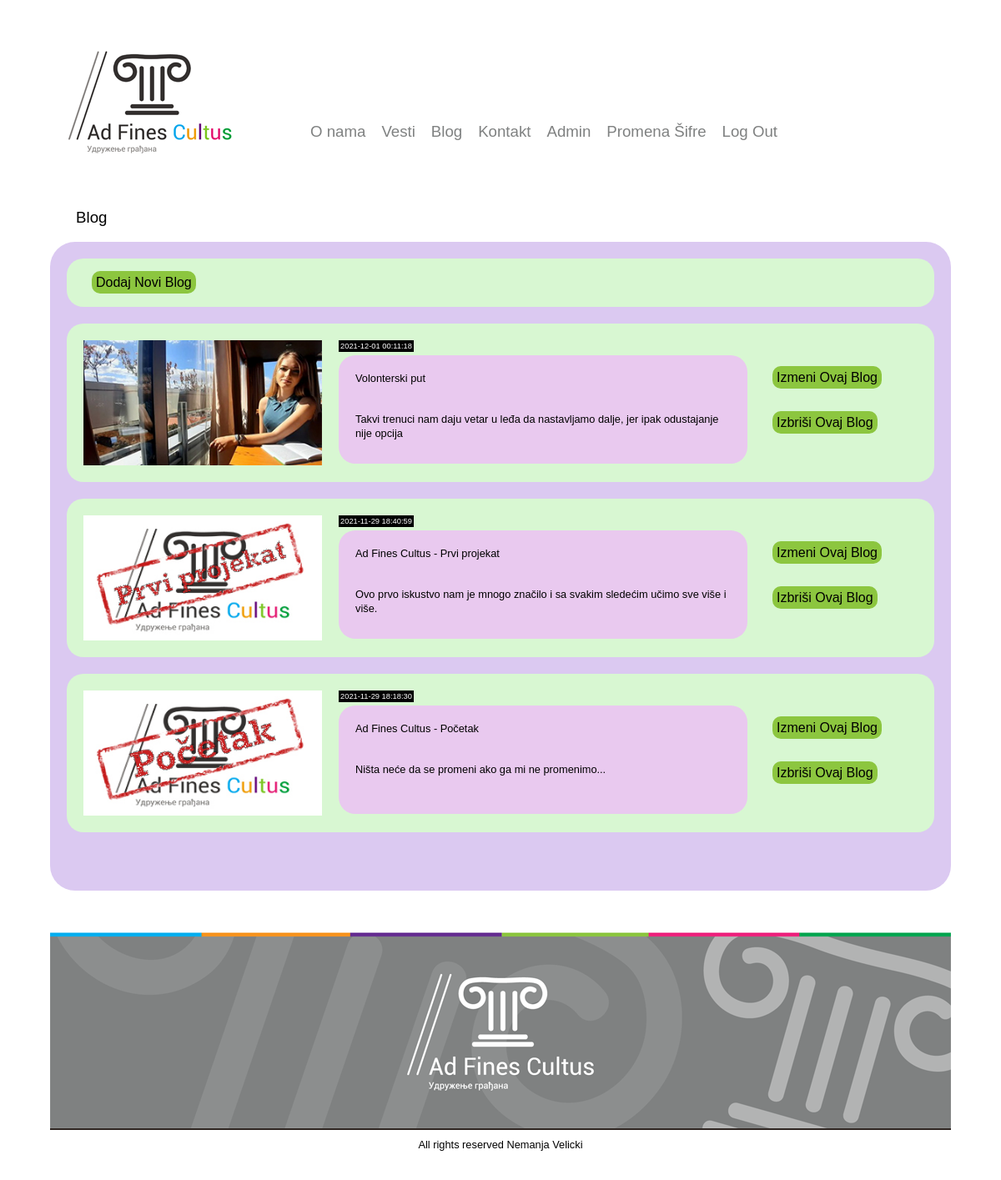
The app's page /administracija/blog.php (signed in) with its own data.
### tables this page shows
CREATE TABLE `blog` (
  `id` int(8) NOT NULL,
  `naslov` varchar(100) NOT NULL,
  `kratakt` varchar(150) NOT NULL,
  `tekst` text NOT NULL,
  `imeslike` varchar(70) NOT NULL,
  `autor` varchar(50) NOT NULL,
  `datum` timestamp NOT NULL DEFAULT current_timestamp()
);

### administracija/blog.php (the view, shortened to what this page needs)
<?php
    include '../conectdb.php';
?>
<!DOCTYPE html>
<html>
    <head>
        <link rel="stylesheet" type="text/css" href="../Styles/Stylesheet.css?<?php echo time(); ?>" />
    </head>
    <body>
        <div id="sajt">
            <div id="baner">
                <div id="logo">
                    <?php
                        include 'banner.php';
                    ?>
                </div>
                    <div id="sidebar">
                        <?php
                            include 'sidebar.php';
                        ?>
                    </div>
            </div>
            <div id="vesti">
                <div class="novosti">
                    &nbsp &nbsp &nbsp Blog
                </div>
                <div id="sblog">
                    <div class="adonama">
                        <form action="kontakt.php" name="myform" id="myform" method="POST" enctype="multipart/form-data">
                            <div class="divimgonama">
                                <div class="dugme">
                                    <a href="blogNova.php">Dodaj Novi Blog</a>
                                </div>
                            </div>
                            <?php
                        include '../conectdb.php';
                        $res1 = mysqli_query($con, "SELECT * FROM blog ORDER BY id DESC");
                        $cou1=  mysqli_num_rows($res1);
                        $a=$cou1/6;
                        $a=ceil($a);
                        if (isset ($_GET["page"]))
                        {
                            $page=$_GET["page"];
                            if ($page>$a)
                            {
                                $page=$a;
                            }
                            $page1=($page*6)-6;
                        }
                         else
                             {
                                $page1=0;
                             }
                        $set = mysqli_query($con, "SELECT * FROM blog ORDER BY id DESC limit $page1,6");
                        while( $row = mysqli_fetch_array($set))
                        {
                                echo""
                                    ."<div class='divimgonama'>"
                                        .""
                                        ."<div><img  src='../Images/blog/$row[imeslike]?id=$row[id]'  class='novostislikaadmin'  />"
                                        ."</div><div class='novostidatumadmin'>$row[datum]</div><br>"
                                        ."<div class='novostitekstadmin'>"
                                        ."<p>$row[naslov]<br><br><br>$row[kratakt]</p>"
                                        ."</div>"
                                        . "<br><div class='dugme'>"
                                            ."<a href='blogDorada.php?more=$row[id]'>Izmeni Ovaj Blog</a>"
                                        ."</div><br><br>"
                                        . "<div class='dugme'>"
                                            ."<a href='blog.php?delete=$row[id]'>Izbriši Ovaj Blog</a>"
                                        ."</div>"
                                    ."</div>";
                        }
                        ?>
                        </form>
                    </div>
                    <div class="novosti">
                    </div>
                </div>
            </div>
             <div class="novosti">
            </div>
            <?php
                include '../sivifuter.php';
            ?>
            <footer>
                <?php
                    include '../footer.php';
                ?>
            </footer>
        </div>
    </body>
</html>

### administracija/sidebar.php (shortened to what this page needs)
<p>
<ul id="navigacionimeni">
    <?php
    $user=$_SESSION['username'];
    include '../conectdb.php';
    $res1 = mysqli_query($con, "SELECT * FROM login WHERE username='$user'");
                                        while( $row1 = mysqli_fetch_array($res1))
                                        {
                                            if ( $row1[3]==1)
                                            {
                                                echo '<li class="dugme2"><a href="onama.php">O nama</a></li>';
                                            }
                                            if ( $row1[4]==1)
                                            {
                                                echo '<li class="dugme3"><a href="vesti.php">Vesti</a></li>';
                                            }
                                            if ( $row1[5]==1)
                                            {
                                                echo '<li class="dugme4"><a href="blog.php">Blog</a></li>';
                                            }
                                            if ( $row1[6]==1)
                                            {
                                                echo '<li class="dugme5"><a href="kontakt.php">Kontakt</a></li>';
                                            }
                                            if ( $row1[7]==1)
                                            {
                                                echo '<li class="dugme4"><a href="Admin.php">Admin</a></li>';
                                            }
                                        }
    ?>
    <li class="dugme2"><a href="password.php">Promena Šifre</a></li>
    <li class="dugme1"><a href="logout.php">Log Out</a></li>
</ul>

### Styles/Stylesheet.css (style rules this page uses)
* { margin: 0px; padding: 0px; }
body { //background-image: url(../Images/Pozadina.jpg); background-repeat: no-repeat; background-position: top center; font-family: altera, lucida grande ,tahoma,verdana,arial,sans-serif, franklin gothic medium; background-color: white; }
body p { font-size: 0.8em; line-height: 1.28; }
#sajt { //background-image: url(../Images/Pozadina2.jpg); background-repeat: no-repeat; background-attachment: fixed; background-position: top center; width: 1080px; background-color: white; margin: 0 auto; //padding: 5px; border: 0px solid #e6e6e6; //overflow: hidden; //margin-top: 0px; //text-shadow: 0.1em 0.1em #333; }
#logo { float: left; height: 220px; width: 220px; margin-top: 20px; margin-left: 20px; padding: 0px; border: 0px solid #e6e6e6; }
#sidebar { float: right; //height: 170px; width: 755px; margin-top: 147px; margin-right: 15px; padding: 0px; border: 0px solid #e6e6e6; text-align: center; color: black; }
#navigacionimeni { list-style-type: none; }
#navigacionimeni li { font: altera; margin-right: 15px; font-size: 14pt; //width: 75px; text-align: center; position: relative; float: left; }
#navigacionimeni a { padding-left: 2px; padding-right: 2px; transition: 1s ease; }
#navigacionimeni a:link, nav a:visited { display: #7f8181; color: #7f8181; text-decoration: none; }
#sblog { border-radius: 30px; background-color: #dbc9f1; float: left; //height: 350px; width: 1080px; border: 0px solid #e6e6e6; position: relative; overflow: hidden; }
footer { clear: both; width: auto; height: 40px; padding: 10px; border-top: 2px solid #2e2521; text-align: center; color: black; //text-shadow: 0.1em 0.1em #333; }
.divimgonama { float: left; display: block; width: 1000px; padding: 20px; margin-bottom: 20px; background-color: #d8f7d2; border-radius: 20px; }
.novosti { float: left; height: 40px; width: 1080px; //border-radius: 10px; font: estrangelo edessa; font-size: 14pt; //margin-left: 20px; margin-top: 10px; border: 0px solid #e6e6e6; position: relative; overflow: hidden; }
.adonama { padding: 20px; }
.dugme a { text-decoration: none; font-size: 12pt; color: black; margin: 10px; padding: 5px; background-color: #8cc63f; border-radius: 10px; overflow: hidden; transition: 0.5s ease; }
.novostislikaadmin { float: left; //display: block; height: 150px; width: 286px; position: relative; overflow: hidden; transition: 0.5s ease; }
.novostidatumadmin { float: left; margin-left: 20px; padding: 2px; //margin-right: 10px; //height: 310px; width: auto; font-size: 7pt; //border-radius: 20px; background-color: black; color: white; position: relative; overflow: hidden; }
.novostitekstadmin { float: left; margin-left: 20px; margin-right: 20px; padding: 20px; height: 90px; width: 450px; border-radius: 20px; background-color: #e9c9ef; //color: white; position: relative; overflow: hidden; }

### records on screen
blog: imeslike (picture), datum "2021-12-01 00:11:18", naslov "Volonterski put", kratakt "Takvi trenuci nam daju vetar u leđa da nastavljamo dalje, jer ipak odustajanje nije opcija"
blog: imeslike (picture), datum "2021-11-29 18:40:59", naslov "Ad Fines Cultus - Prvi projekat", kratakt "Ovo prvo iskustvo nam je mnogo značilo i sa svakim sledećim učimo sve više i više."
blog: imeslike (picture), datum "2021-11-29 18:18:30", naslov "Ad Fines Cultus - Početak", kratakt "Ništa neće da se promeni ako ga mi ne promenimo..."
